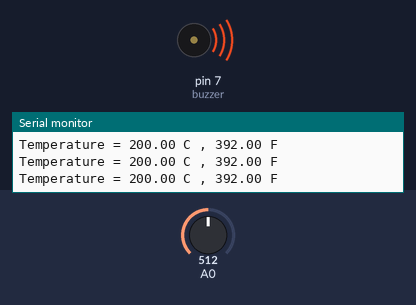
Recording of a sketch running on a simulated Arduino Uno, built with avr-gcc and run on an emulated ATmega328P. Parts: buzzer (waves = sounding), the last lines printed to the serial monitor. The inputs (shaded band) are chosen by the test bench; at power-on: A0 = 512.

Above: at 1.2 s.
1.3 s: A0 set to 164
2.8 s: A0 set to 132
At 3.7 s:
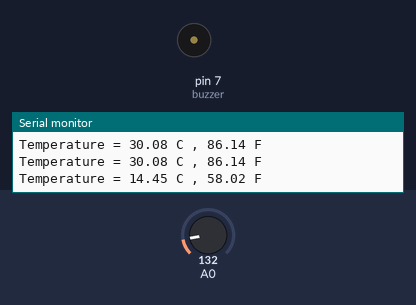
4.3 s: A0 set to 306
At 5.3 s:
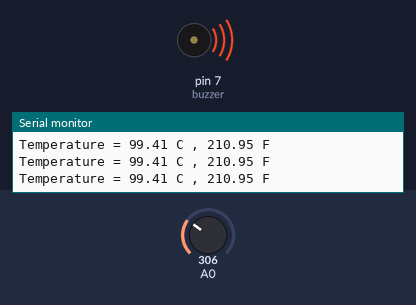
6.3 s: A0 set to 122
At 6.9 s:
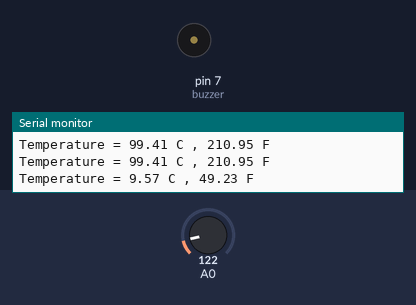
Timing chart, 0 to 8.9 s (numbered marks = the images above; inputs shaded):
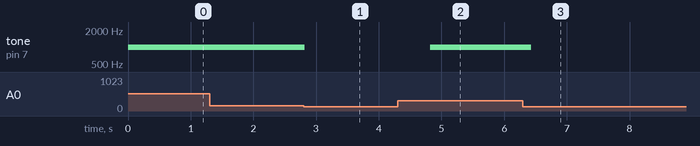

The sketch:

ass3.ino
```cpp
float temp;
float tempC = 0;
float tempF = 0;
int buzzer = 7;

void setup() {
  pinMode(A0, INPUT);
  pinMode(buzzer, OUTPUT);
  Serial.begin(9600);
}

void loop() {
  temp = analogRead(A0);
  temp = ((temp * 5.0) / 1024);      // Convert analog value to voltage
  tempC = (temp - 0.5) * 100;        // Convert voltage to Celsius
  tempF = ((tempC * 9.0) / 5.0) + 32;  // Convert Celsius to Fahrenheit

  Serial.print("Temperature = ");
  Serial.print(tempC);
  Serial.print(" C , ");
  Serial.print(tempF);
  Serial.println(" F ");

  if (tempC < 18) {                    // Temperature less than 18°C
    noTone(buzzer);
    delay(1000);
  } else if (tempC >= 18 && tempC <= 22) {  // Temperature between 18°C and 22°C
    noTone(buzzer);
    delay(1000);
  } else if (tempC > 23) {             // Temperature greater than 23°C
    tone(buzzer, 1000);
    delay(200);
  }
}
```

Measured:
- the behaviour switches between 148 and 147 on A0 (found by bisection; images 0 and 1)
- after the input at 2.8 s, tone on pin 7 (buzzer): 1000 Hz → silent at once
- after the input at 4.3 s, tone on pin 7 (buzzer): silent → 1000 Hz after 0.52 s
- after the input at 6.3 s, tone on pin 7 (buzzer): 1000 Hz → silent after 0.13 s
